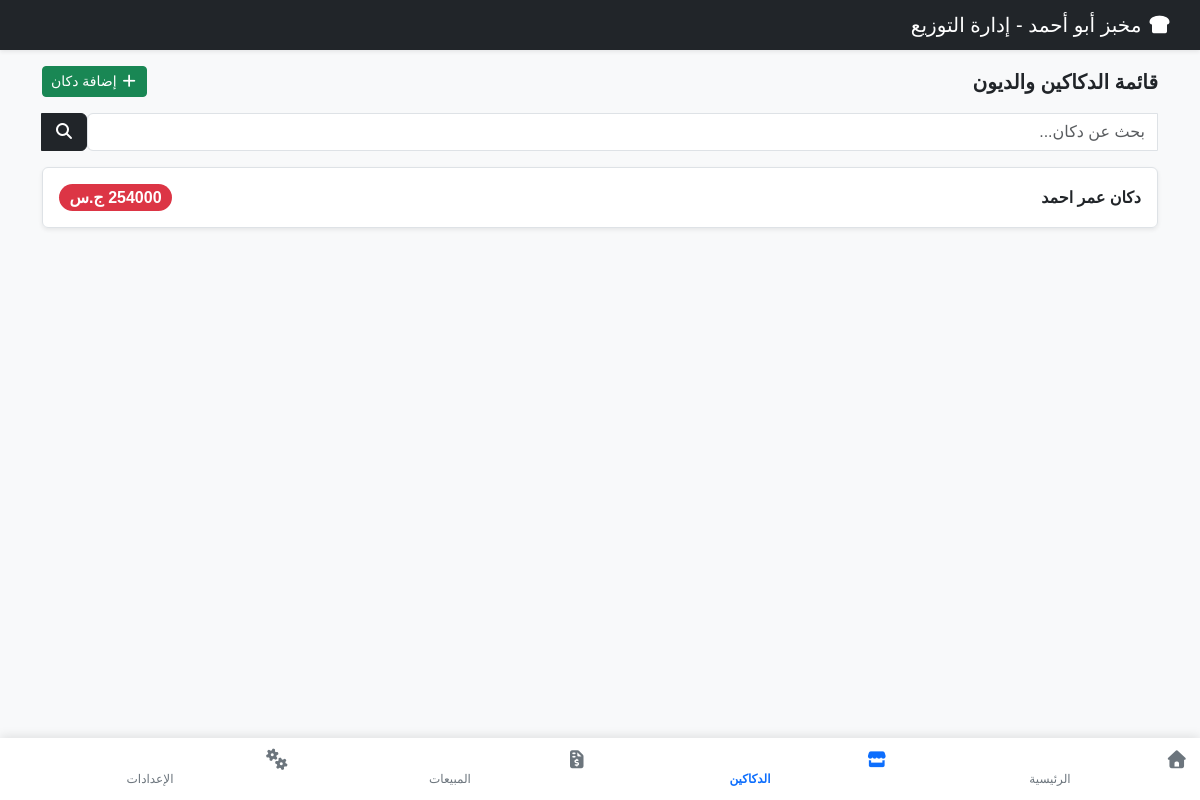
The app's page /shops/, older data.
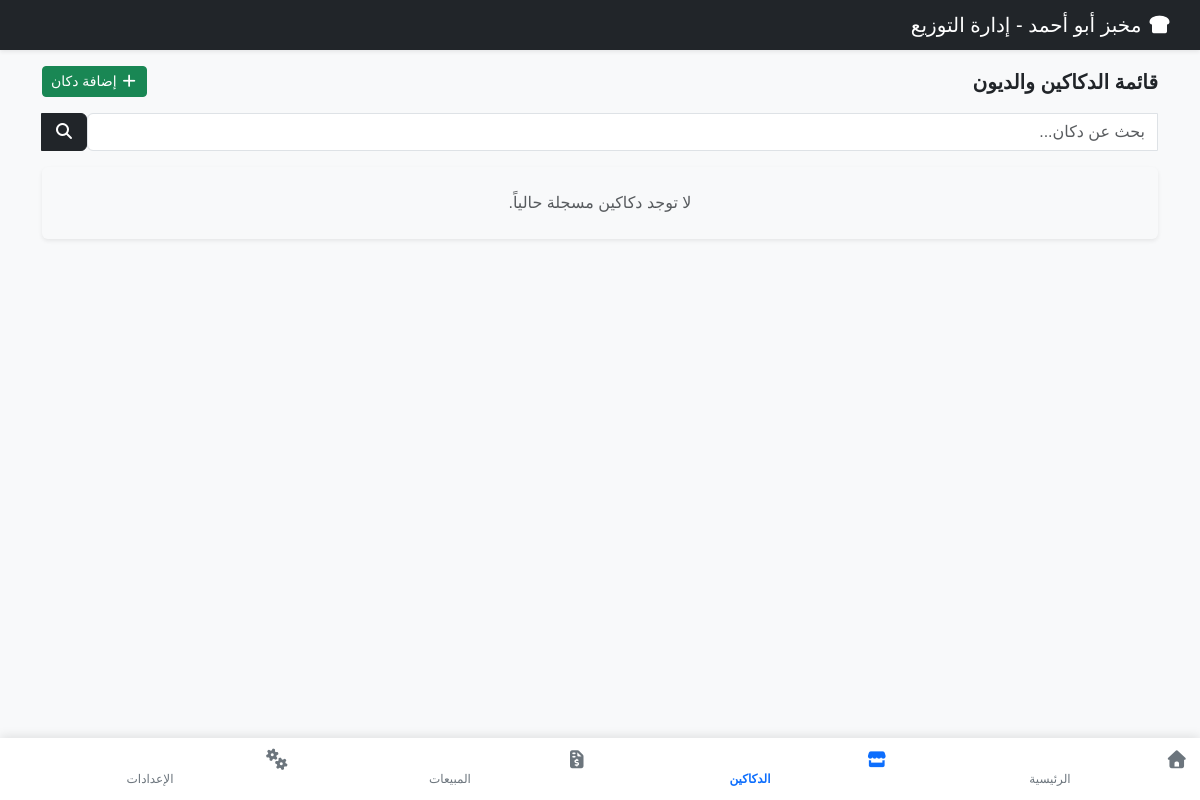
The same page, newer data.
### core/models.py (models this page shows, shortened)
class Shop(models.Model):
    name = models.CharField(max_length=150, verbose_name="اسم الدكان / صاحب الدكان")
    phone = models.CharField(max_length=20, blank=True, null=True, verbose_name="رقم الهاتف")
    location = models.CharField(max_length=255, blank=True, null=True, verbose_name="الموقع / الحي")
    notes = models.TextField(blank=True, null=True, verbose_name="ملاحظات")
    created_at = models.DateTimeField(auto_now_add=True)
    @property
    def total_balance(self):
        total_debt = sum(supply.remaining_amount for supply in self.supplies.all())
        total_paid_debts = sum(payment.amount for payment in self.payments.all())
        return total_debt - total_paid_debts
    class Meta:
        verbose_name = "دكان"
        verbose_name_plural = "الدكاكين"

class DailySupply(models.Model):
    shop = models.ForeignKey(Shop, on_delete=models.CASCADE, related_name='supplies', verbose_name="الدكان")
    date = models.DateField(auto_now_add=True, verbose_name="التاريخ")
    quantity = models.PositiveIntegerField(verbose_name="عدد العيش (بالقطع)")
    unit_price_at_supply = models.DecimalField(
        max_digits=10,
        decimal_places=2,
        verbose_name="سعر الـ 100 عيشة وقت التوريد"
    )
    total_amount = models.DecimalField(max_digits=12, decimal_places=2, verbose_name="المبلغ الكلي")
    paid_cash = models.DecimalField(max_digits=12, decimal_places=2, default=0, verbose_name="المدفوع كاش")
    paid_bankak = models.DecimalField(max_digits=12, decimal_places=2, default=0, verbose_name="المدفوع بنكك")
    remaining_amount = models.DecimalField(max_digits=12, decimal_places=2, verbose_name="المتبقي (آجل)")
    notes = models.CharField(max_length=255, blank=True, null=True, verbose_name="ملاحظات")
    class Meta:
        verbose_name = "توريد يومي"
        verbose_name_plural = "التوريدات اليومية"

class Payment(models.Model):
    PAYMENT_METHODS = (
        ('cash', 'كاش'),
        ('bankak', 'بنكك'),
    )
    shop = models.ForeignKey(Shop, on_delete=models.CASCADE, related_name='payments', verbose_name="الدكان")
    date = models.DateField(auto_now_add=True, verbose_name="تاريخ السداد")
    amount = models.DecimalField(max_digits=12, decimal_places=2, verbose_name="المبلغ المسدد")
    method = models.CharField(max_length=10, choices=PAYMENT_METHODS, default='cash', verbose_name="طريقة السداد")
    notes = models.CharField(max_length=255, blank=True, null=True, verbose_name="ملاحظات")
    class Meta:
        verbose_name="دفعة سداد"
        verbose_name_plural="دفوعات السداد"

### core/views.py (the view)
# urls.py: path('shops/', views.shops_list, name='shops_list'),
def shops_list(request):
    query = request.GET.get('q', '')
    if query:
        shops = Shop.objects.filter(name__icontains=query)
    else:
        shops = Shop.objects.all()
    return render(request, 'core/shops_list.html', {'shops': shops, 'query': query})

### core/templates/core/shops_list.html
{% extends 'core/base.html' %}
{% load humanize %}
{% block content %}
<div class="row g-3">
    <div class="col-12 d-flex justify-content-between align-items-center">
        <h5 class="fw-bold mb-0">قائمة الدكاكين والديون</h5>
        <a href="{% url 'add_shop' %}" class="btn btn-success btn-sm"><i class="fas fa-plus"></i> إضافة دكان</a>
    </div>
    <div class="col-12">
        <form method="GET" action="">
            <div class="input-group">
                <input type="text" name="q" class="form-control" placeholder="بحث عن دكان..." value="{{ query }}">
                <button class="btn btn-dark" type="submit"><i class="fas fa-search"></i></button>
            </div>
        </form>
    </div>
    <div class="col-12">
        <div class="list-group shadow-sm">
            {% for shop in shops %}
            <a href="{% url 'shop_detail' shop.id %}" class="list-group-item list-group-item-action d-flex justify-content-between align-items-center py-3">
                <span class="fw-bold text-dark">{{ shop.name }}</span>
                <span class="badge {% if shop.total_balance > 0 %}bg-danger{% else %}bg-secondary{% endif %} rounded-pill fs-6">
                    {{ shop.total_balance|floatformat:0 }} ج.س
                </span>
            </a>
            {% empty %}
            <div class="text-center p-4 text-muted">لا توجد دكاكين مسجلة حالياً.</div>
            {% endfor %}
        </div>
    </div>
</div>
{% endblock %}

### core/templates/core/base.html (shortened to what this page needs)
{% load static %}
<!DOCTYPE html>
<html lang="ar" dir="rtl">
<head>
    <link rel="stylesheet" href="{% static 'core/css/bootstrap.min.css' %}">
    <link rel="stylesheet" href="{% static 'core/css/all.min.css' %}">
</head>
<body>
    <nav class="navbar navbar-dark bg-dark shadow-sm">
        <div class="container-fluid">
            <span class="navbar-brand mb-0 h1"><i class="fas fa-bread-slice"></i> مخبز أبو أحمد - إدارة التوزيع</span>
        </div>
    </nav>
    <div class="container my-3">
        {% block content %}
        {% endblock %}
    </div>
    <div class="navbar-bottom container-fluid">
        <div class="row text-center py-1">
            <div class="col">
                <a href="{% url 'dashboard' %}" class="nav-link-custom {% if request.resolver_match.url_name == 'dashboard' %}active{% endif %}">
                    <i class="fas fa-home"></i> الرئيسية
                </a>
            </div>
            <div class="col">
                <a href="{% url 'shops_list' %}" class="nav-link-custom {% if request.resolver_match.url_name == 'shops_list' %}active{% endif %}">
                    <i class="fas fa-store"></i> الدكاكين
                </a>
            </div>
            <div class="col">
                <a href="#" class="nav-link-custom">
                    <i class="fas fa-file-invoice-dollar"></i> المبيعات
                </a>
            </div>
            <div class="col">
                <a href="/admin/" class="nav-link-custom">
                    <i class="fas fa-cogs"></i> الإعدادات
                </a>
            </div>
        </div>
    </div>
</body>
</html>

### core/templates/core/base.html (style rules this page uses)
body { background-color: #f8f9fa; font-family: 'Tajawal', sans-serif, Tahoma; padding-bottom: 70px; }
.navbar-bottom { position: fixed; bottom: 0; left: 0; right: 0; background: #ffffff; box-shadow: 0 -2px 10px rgba(0,0,0,0.1); z-index: 1000; }
.nav-link-custom { text-align: center; color: #6c757d; font-size: 12px; text-decoration: none; padding: 8px 0; display: block; }
.nav-link-custom.active { color: #0d6efd; font-weight: bold; }
.nav-link-custom i { display: block; font-size: 18px; margin-bottom: 2px; }

Row changes from the older to the newer data that the page shows:
removed Shop: name "دكان عمر احمد", total_balance "254000"
Text that changed along with them:
text now shown: "لا توجد دكاكين مسجلة حالياً."
